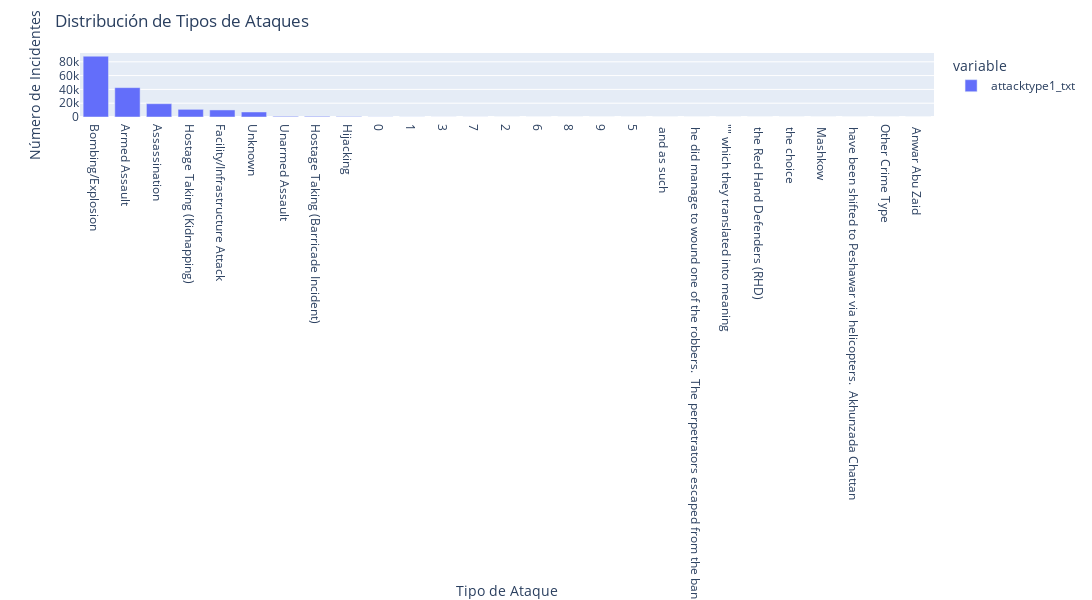

The cell this chart's notebook holds for it:
### Markdown cell above
##### Distribucion por tipo de ataque

### Code cell
fig = terror['attacktype1_txt'].value_counts().plot(kind='bar')

fig.update_layout(
    title="Distribución de Tipos de Ataques",
    xaxis_title="Tipo de Ataque",
    yaxis_title="Número de Incidentes",
    width=1200,
    height=600
)
fig.show()

### Figure 1 — Plotly figure (JSON) as saved in the notebook; plotly's stock layout.template omitted (floating-point values rounded to 4 significant figures)
{"data": [{"alignmentgroup": "True", "hovertemplate": "variable=attacktype1_txt<br>index=%{x}<br>value=%{y}<extra></extra>", "legendgroup": "attacktype1_txt", "marker": {"color": "#636efa", "pattern": {"shape": ""}}, "name": "attacktype1_txt", "offsetgroup": "attacktype1_txt", "orientation": "v", "showlegend": true, "textposition": "auto", "type": "bar", "x": ["Bombing/Explosion", "Armed Assault", "Assassination", "Hostage Taking (Kidnapping)", "Facility/Infrastructure Attack", "Unknown", "Unarmed Assault", "Hostage Taking (Barricade Incident)", "Hijacking", "0", "1", "3", "7", "2", "6", "8", "9", "5", " and as such", " he did manage to wound one of the robbers.  The perpetrators escaped from the bank before they could steal any money.\"", "\"\" which they translated into meaning", " the Red Hand Defenders (RHD)", " the choice", " Mashkow", " have been shifted to Peshawar via helicopters.  Akhunzada Chattan", "Other Crime Type", " Anwar Abu Zaid"], "xaxis": "x", "y": [88101, 42566, 19285, 11115, 10222, 7267, 1003, 989, 657, 167, 100, 56, 52, 40, 16, 5, 4, 2, 1, 1, 1, 1, 1, 1, 1, 1, 1], "yaxis": "y"}], "layout": {"barmode": "relative", "height": 600, "legend": {"title": {"text": "variable"}, "tracegroupgap": 0}, "margin": {"t": 60}, "title": {"text": "Distribución de Tipos de Ataques"}, "width": 1200, "xaxis": {"anchor": "y", "domain": [0, 1], "title": {"text": "Tipo de Ataque"}}, "yaxis": {"anchor": "x", "domain": [0, 1], "title": {"text": "Número de Incidentes"}}}}
